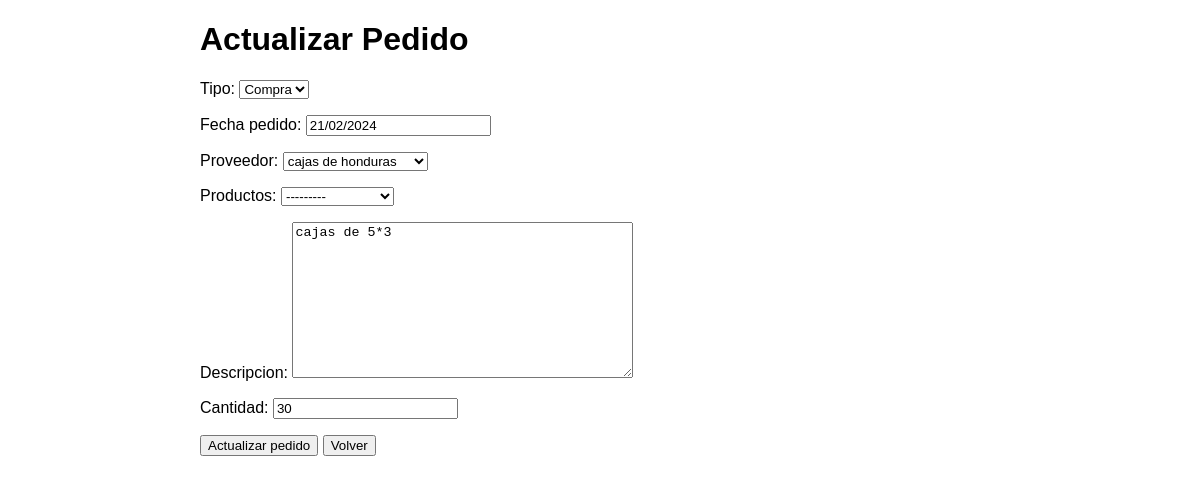
/detalle_pedido/1/actualizar/, run on the app's committed database.
### inventario_app/models.py (models this page shows, shortened)
class Pedido(models.Model):
    TIPO_CHOICES = (
        ('COMPRA', 'Compra'),
        ('VENTA', 'Venta'),
    )
    tipo = models.CharField(max_length=6, choices=TIPO_CHOICES, null=True)
    fecha_pedido = models.DateField()
    proveedor = models.ForeignKey(Proveedor, on_delete=models.CASCADE)
    productos = models.ForeignKey(Producto, on_delete=models.CASCADE, null=True)
    descripcion = models.TextField(null=True)  # Nuevo atributo 'descripcion'
    cantidad = models.PositiveIntegerField()  # Nuevo atributo 'cantidad'

### inventario_app/views.py (the view)
# urls.py: path('detalle_pedido/<int:pk>/actualizar/', actualizar_pedido, name='actualizar_pedido'),
def actualizar_pedido(request, pk):
    pedido = get_object_or_404(Pedido, pk=pk)
    if request.method == 'POST':
        form = PedidoForm(request.POST, instance=pedido)
        if form.is_valid():
            form.save()
            return redirect('detalle_pedido', pk=pk)
    else:
        form = PedidoForm(instance=pedido)
    return render(request, 'actualizar_pedido.html', {'form': form})

### inventario_app/forms.py
class PedidoForm(forms.ModelForm):
    class Meta:
        model = Pedido
        fields = '__all__'

### inventario_app/models.py (called while the page is built)
    def __str__(self):
        return self.nombre

    def __str__(self):
        return self.nombre

### inventario_app/templates/actualizar_pedido.html (shortened to what this page needs)
{% load static %}
<!DOCTYPE html>
<html lang="es">
<head>
</head>
<body>
    <div class="container">
        <h1>Actualizar Pedido</h1>
        <form method="post">
            {{ form.as_p }}
            <button type="submit">Actualizar pedido</button>
            <button href="{% url 'lista_pedidos' %}">Volver</button>
        </form>
    </div>
</body>
</html>

### inventario_app/templates/actualizar_pedido.html (style rules this page uses)
body { font-family: Arial, sans-serif; margin: 0; padding: 0; }
.container { max-width: 800px; margin: 20px auto; padding: 0 20px; }

### data on the page
Pedido: tipo "Compra", fecha_pedido "21/02/2024", proveedor "cajas de honduras", productos "---------", descripcion "cajas de 5*3", cantidad "30"
